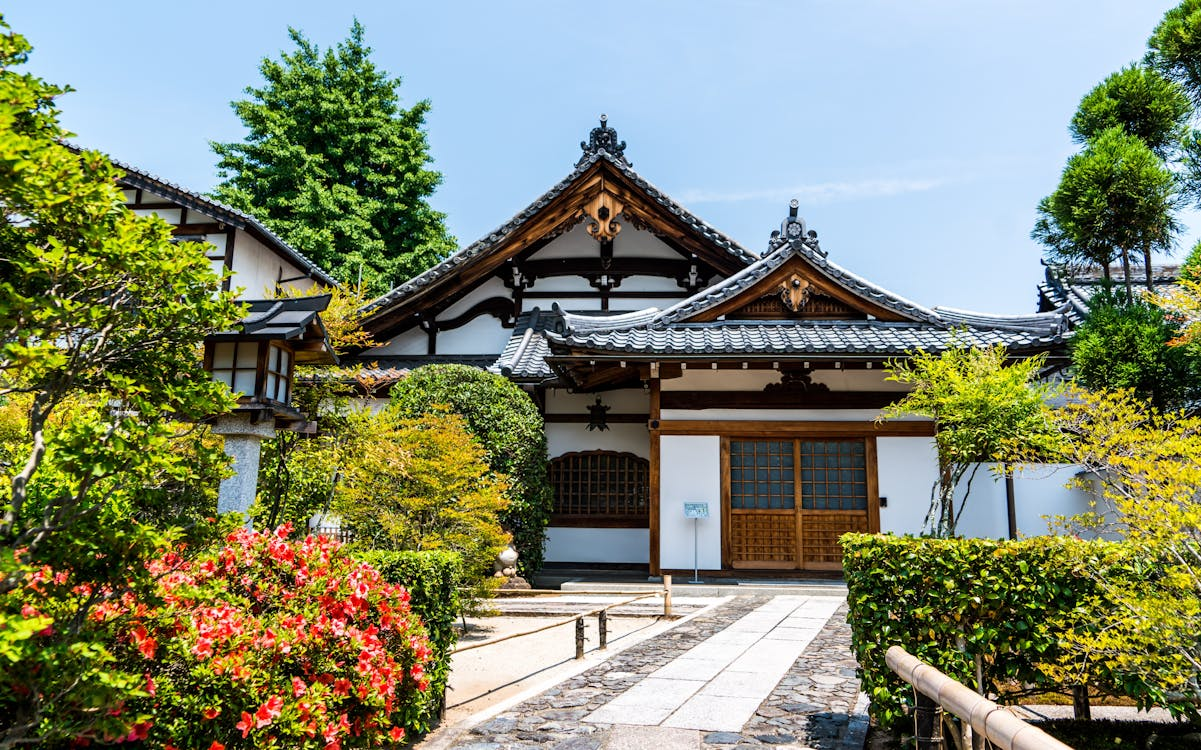
#> input picture D60_影像處理/02_OpenCV/00_範例/house.jpg, 1201 x 750 px
$ jupyter execute ex01.ipynb
#> lines starting #> are read from the running program, lines starting #| are printed output that depends on the picture
### 顯示

[cell 1]
import cv2
import matplotlib.pyplot as plt

# 讀取圖像
# 彩色讀取
img1 = cv2.imread("house.jpg")
#> img1 is the input picture: shape (750, 1201, 3); mean B, G, R 111.3, 134.5, 127.6
# 灰色讀取
img2 = cv2.imread("house.jpg", 0)
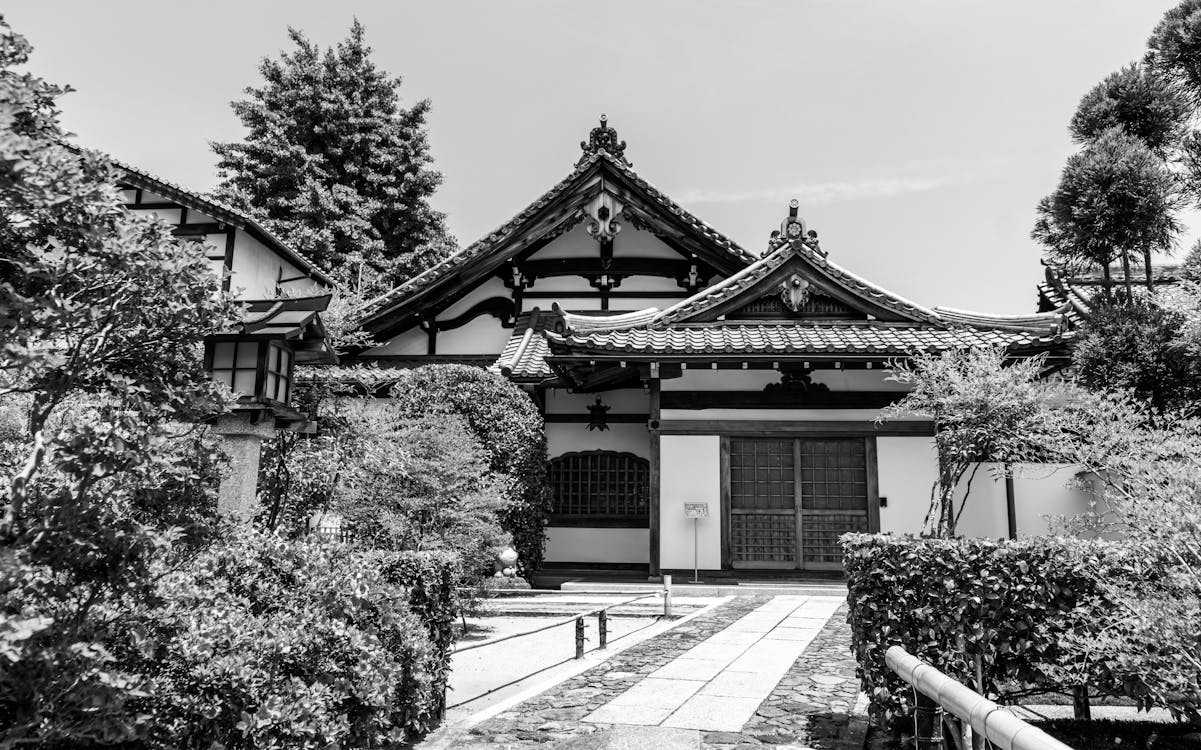
#> img2: shape (750, 1201); min 0, max 255, mean 129.6

# 將 BGR 圖像轉換為 RGB 圖像
img1_rgb = cv2.cvtColor(img1, cv2.COLOR_BGR2RGB)

# 顯示彩色圖像
# 建立一個圖形窗口
plt.figure(figsize=(10, 5))
# 建立子圖，顯示彩色圖像和灰色圖像
plt.subplot(1, 2, 1)
plt.imshow(img1_rgb)
plt.title('MyPicture1')
# 隱藏坐標軸
plt.axis('off')

# 顯示灰色圖像
plt.subplot(1, 2, 2)
plt.imshow(img2, cmap='gray')
plt.title('MyPicture2')
plt.axis('off')

# 顯示圖像
plt.show()
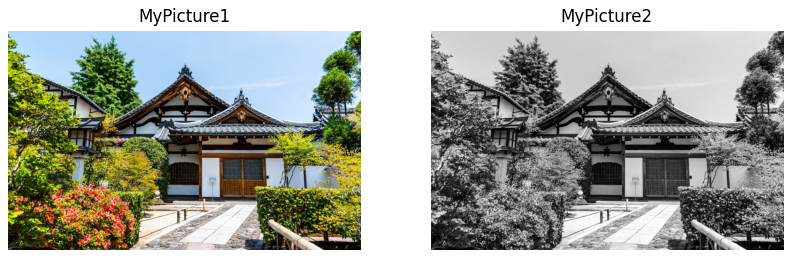
#> figure drawn by matplotlib, 2 panels

### BGR 轉 RGB

[cell 2]
import cv2
import matplotlib.pyplot as plt

# BGR 讀取
img = cv2.imread("house.jpg")

# 檢查圖像是否成功讀取
if img is None:
    print("Error: 無法讀取文件 'mountain.jpg'")
else:
    # 顯示 BGR 圖像
    plt.figure(figsize=(10, 5))
    plt.subplot(1, 2, 1)
    plt.imshow(cv2.cvtColor(img, cv2.COLOR_BGR2RGB))
    plt.title('BGR Color Space')
    plt.axis('off')

    # BGR 轉 RGB
    img_rgb = cv2.cvtColor(img, cv2.COLOR_BGR2RGB)

    # 顯示 RGB 圖像
    plt.subplot(1, 2, 2)
    plt.imshow(img_rgb)
    plt.title('RGB Color Space')
    plt.axis('off')

    # 顯示圖像
    plt.show()
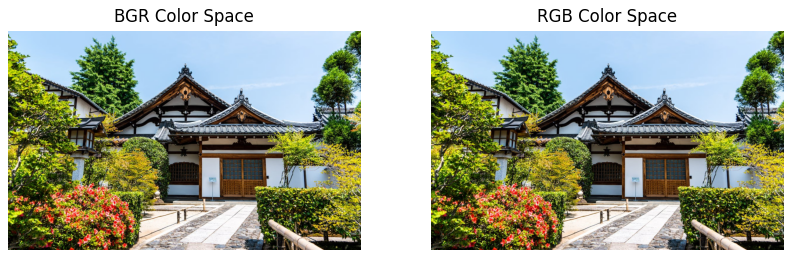
#> figure drawn by matplotlib, 2 panels

### BGR 到 HSV

[cell 3]
import cv2
import matplotlib.pyplot as plt

# BGR 讀取
img = cv2.imread("house.jpg")

# 檢查圖像是否成功讀取
if img is None:
    print("Error: 無法讀取文件 'street.jpg'")
else:
    # 顯示 BGR 圖像
    plt.figure(figsize=(10, 5))
    plt.subplot(1, 2, 1)
    plt.imshow(cv2.cvtColor(img, cv2.COLOR_BGR2RGB))
    plt.title('BGR Color Space')
    plt.axis('off')

    # BGR 轉 HSV
    img_hsv = cv2.cvtColor(img, cv2.COLOR_BGR2HSV)
#> img_hsv: shape (750, 1201, 3); mean H, S, V 59.8, 125.6, 150.6

    # 顯示 HSV 圖像
    plt.subplot(1, 2, 2)
    plt.imshow(img_hsv)
    plt.title('HSV Color Space')
    plt.axis('off')

    # 顯示圖像
    plt.show()
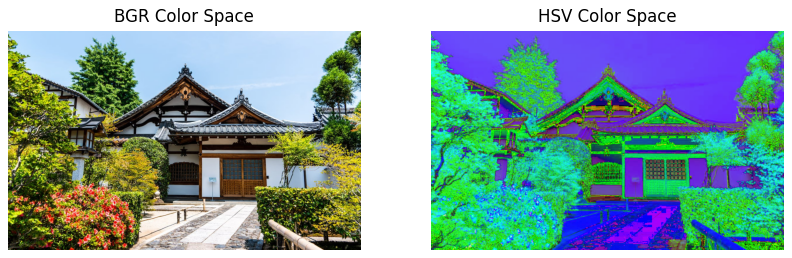
#> figure drawn by matplotlib, 2 panels
